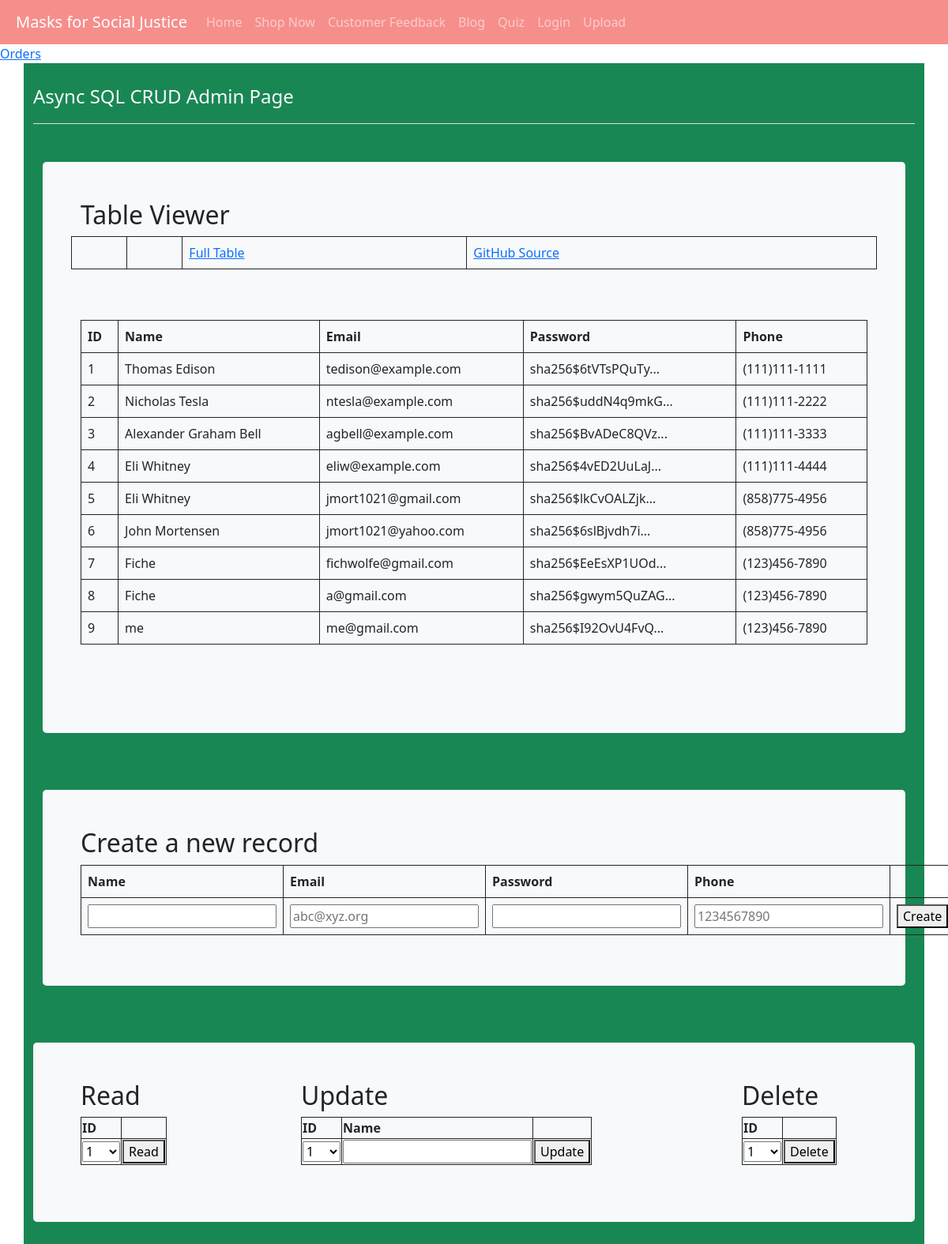
Page /crud_api/ on the earlier database version.
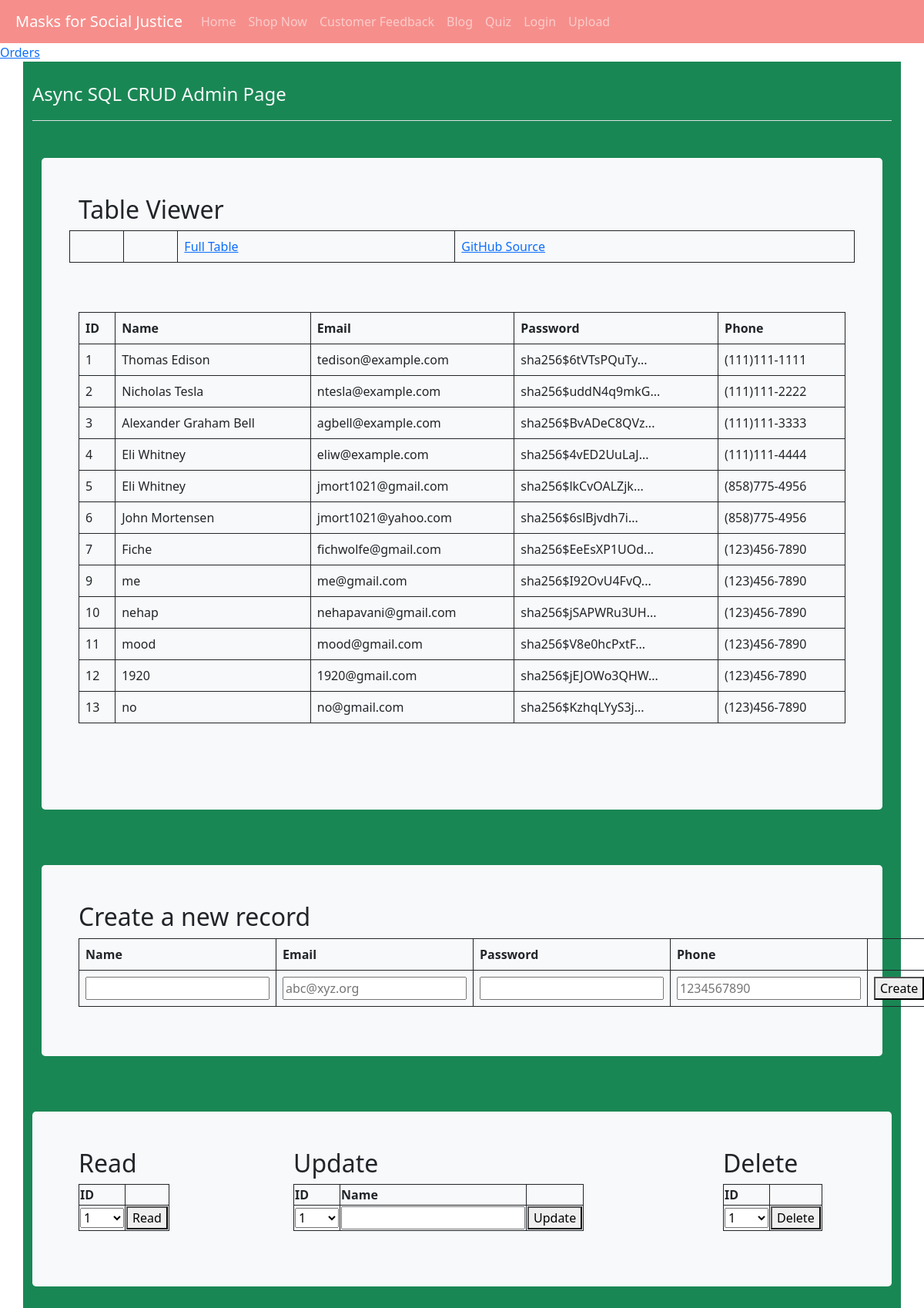
Same page on the later database version.
### templates/cruddy/model.py (models this page shows, shortened)
class Users(UserMixin, db.Model):
    userID = db.Column(db.Integer, primary_key=True)
    name = db.Column(db.String(255), unique=False, nullable=False)
    email = db.Column(db.String(255), unique=True, nullable=False)
    password = db.Column(db.String(255), unique=False, nullable=False)
    phone = db.Column(db.String(255), unique=False, nullable=False)
    def read(self):
        return {
            "userID": self.userID,
            "name": self.name,
            "email": self.email,
            "password": self.password,
            "phone": self.phone,
            "query": "by_alc"  # This is for fun, a little watermark
        }

### templates/cruddy/app_crud_api.py (the view)
@app_crud_api.route('/')
def crud_api():
    return render_template("cruddy/templates/crud_async.html", table=users_all())

### templates/cruddy/query.py (called while the page is built)
def users_all():
    return users_all_alc()

def users_all_alc():
    table = Users.query.all()
    json_ready = [peep.read() for peep in table]
    return json_ready

### templates/cruddy/templates/crud_async.html (shortened to what this page needs)
<!DOCTYPE html>
{% extends "layouts/base.html" %}
{% block body %}
<a href={{ url_for('purchase_api.purchase_api') }}>Orders</a>
    <div class="container py-4 text-light bg-success">
        <header class="pb-3 mb-4 border-bottom">
            <div class="d-flex align-items-center text-light text-decoration-none">
                <span class="fs-4">Async SQL CRUD Admin Page</span>
            </div>
        </header>
        <div class="container py-4">
            <div class="p-5 mb-4 bg-light text-dark rounded-3">
                <h2>Table Viewer</h2>
                <div class="row align-items-md-stretch">
                    <table class="table">
                        <tbody>
                        <tr>
                            <td></td>
                            <td></td>
                            <td><a href={{url_for('crud_api.crud_api')}}>Full Table </a></td>
                            <td><a href="https://github.com/nighthawkcoders/nighthawk_csp/tree/master/crud">GitHub Source</a></td>
                        </tr>
                        </tbody>
                    </table>
                </div>
                <div class="row align-items-md-stretch">
                    <div class="container-fluid py-5">
                        <table class="table" id="users">
                            <thead>
                            <tr>
                                <th>ID</th>
                                <th>Name</th>
                                <th>Email</th>
                                <th>Password</th>
                                <th>Phone</th>
                            </tr>
                            </thead>
                            <tbody id="result">
                            {% for row in table %}
                                {% set pn = "" ~ row['phone'] %}
                                {% set pnf = "(" ~ pn[0:3] ~ ")" ~ pn[3:6] ~ "-" ~ pn[6:10] %}
                                <tr>
                                    <td>{{ row['userID'] }}</td>
                                    <td>{{ row['name'] }}</td>
                                    <td>{{ row['email'] }}</td>
                                    <td>{{ row['password'] | truncate(20) }}</td>
                                    <td>{{ pnf }}</td>
                                </tr>
                            {% endfor %}
                            </tbody>
                        </table>
                    </div>
                </div>
            </div>
        </div>
        <div class="container py-4">
            <div class="p-5 mb-4 bg-light text-dark rounded-3">
                <h2>Create a new record</h2>
                <table class="table">
                    <thead>
                    <tr>
                        <th><label for="name">Name</label></th>
                        <th><label for="email">Email</label></th>
                        <th><label for="password">Password</label></th>
                        <th><label for="phone">Phone</label></th>
                    </tr>
                    </thead>
                    <tbody>
                    <tr>
                        <td><input type="text" name="name" id="name" required></td>
                        <td><input type="email" name="email" id="email" placeholder="abc@xyz.org" required></td>
                        <td><input type="password" name="password" id="password" required></td>
                        <td><input type="tel" name="phone" id="phone" pattern="[0-9]{10}" placeholder="1234567890" required></td>
                        <td ><button onclick="create_User()">Create</button></td>
                    </tr>
                    </tbody>
                </table>
            </div>
        </div>
        <div class="container py-4">
            <div class="row mb-4 bg-light text-dark rounded-3">
                <div class="col-md-3">
                    <div class="p-5 mb-4 bg-light text-dark rounded-3">
                        <h2>Read</h2>
                        <table id="read_table">
                            <tr><th><label for="read_userid">ID</label></th></tr>
                            <tr>
                                <td>
                                    <select name="userid" id="read_userid">
                                        <optgroup id="ogr_userid" label="userid" >
                                            {% for row in table %}
                                                <option id="option" label="{{ row['userID'] }}">{{ row['userID'] }}</option>
                                            {% endfor %}
                                        </optgroup>
                                    </select>
                                </td>
                                <td>
                                    <button onclick="read_User()">Read</button>
                                </td>
                            </tr>
                        </table>
                    </div>
                </div>
                <div class="col-md-6">
                    <div class="p-5 mb-4 bg-light text-dark rounded-3">
                        <h2>Update</h2>
                        <table id="update_table">
                            <tr>
                                <th><label for="update_userid">ID</label></th>
                                <th><label for="update_name">Name</label></th>
                            </tr>
                            <tr>
                                <td>
                                    <select name="userid" id="update_userid">
                                        <optgroup id="ogu_userid" label="userid" >
                                            {% for row in table %}
                                                <option label="{{ row['userID'] }}">{{ row['userID'] }}</option>
                                            {% endfor %}
                                        </optgroup>
                                    </select>
                                </td>
                                <td><input type="text" name="name" id="update_name" required></td>
                                <td> <button onclick="update_User()">Update</button>
                                </td>
                            </tr>
                        </table>
                    </div>
                </div>
                <div class="col-md-3">
                    <div class="p-5 mb-4 bg-light text-dark rounded-3">
                        <h2>Delete</h2>
                        <table id="read_table">
                            <tr><th><label for="delete_userid">ID</label></th></tr>
                            <tr>
                                <td>
                                    <select name="userid" id="delete_userid">
                                        <optgroup id="ogd_userid" label="userid">
                                            {% for row in table %}
                                                <option label="{{ row['userID'] }}">{{ row['userID'] }}</option>
                                            {% endfor %}
                                        </optgroup>
                                    </select>
                                </td>
                                <td><button onclick="delete_User()">Delete</button></td>
                            </tr>
                        </table>
                    </div>
                </div>
            </div>
        </div>
    </div>
{% endblock %}

### templates/layouts/base.html (shortened to what this page needs)
<!DOCTYPE HTML>
<html lang="en">
<head>
</head>
<body>
{% include "layouts/navbar.html" %}
{%block body%}{%endblock%}
</body>
</body>
</html>

### templates/layouts/navbar.html (shortened to what this page needs)
<head>
    <link href="https://cdn.jsdelivr.net/npm/bootstrap@5.0.0/dist/css/bootstrap.min.css" rel="stylesheet">
</head>
<body>
<nav class="navbar navbar-expand-lg navbar-dark" style="background-color: #F68F8C;">
    <a class="navbar-brand" style="margin-left: 1em;" >Masks for Social Justice</a>
    <div class="collapse navbar-collapse" id="navbarNavAltMarkup">
        <ul class="navbar-nav">
            <li><a class="nav-link" style="font-palette: #ffffff;" href={{ url_for('index') }}>Home</a></li>
            <li><a class="nav-link" style="font-palette: #ffffff;" href={{ url_for('shopnow') }}>Shop Now</a></li>
            <li><a class="nav-link" style="font-palette: #ffffff;" href={{ url_for('feedback') }}>Customer Feedback</a></li>
            <li><a class="nav-link" style="font-palette: #ffffff;" href={{ url_for('blog') }}>Blog</a></li>
            <li><a class="nav-link" style="font-palette: #ffffff;" href={{ url_for('quiz') }}>Quiz</a></li>
            <li><a class="nav-link" style="font-palette: #ffffff;" href={{ url_for('crud.crud_login') }}>Login</a></li>
            <li><a class="nav-link" style="font-palette: #ffffff;" href={{ url_for('upload') }}>Upload</a></li>
        </ul>
    </div>
</nav>
</body>

### templates/cruddy/templates/crud_async.html (style rules this page uses)
table, th, td, tr { border: 1px solid; }

Differences in the rows shown:
removed Users: userID "8", name "Fiche", email "a@gmail.com", password "sha256$gwym5QuZAG...", pnf "(123)456-7890"
added Users: userID "10", name "nehap", email "nehapavani@gmail.com", password "sha256$jSAPWRu3UH...", pnf "(123)456-7890"
added Users: userID "11", name "mood", email "mood@gmail.com", password "sha256$V8e0hcPxtF...", pnf "(123)456-7890"
added Users: userID "12", name "1920", email "1920@gmail.com", password "sha256$jEJOWo3QHW...", pnf "(123)456-7890"
added Users: userID "13", name "no", email "no@gmail.com", password "sha256$KzhqLYyS3j...", pnf "(123)456-7890"
